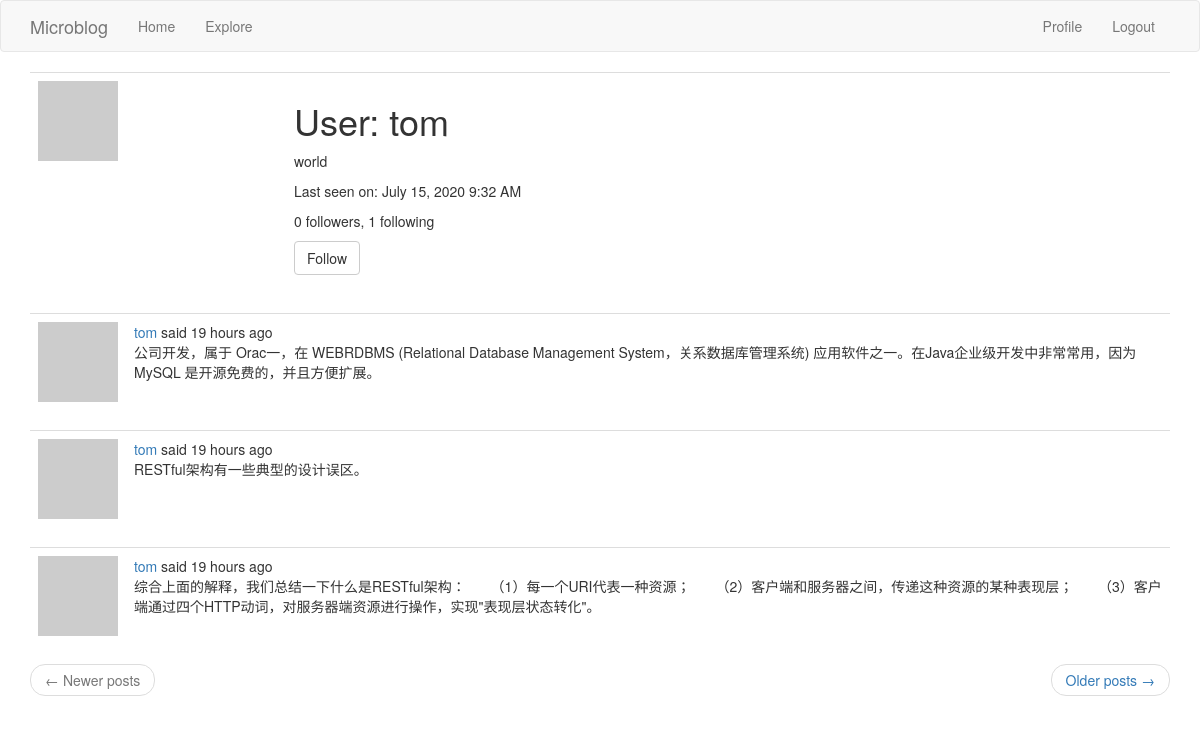
/user/tom (signed in), run on the app's committed database.
### app/models.py (models this page shows, shortened)
class User(db.Model, UserMixin):
    id = db.Column(db.Integer, primary_key=True)
    username = db.Column(db.String(64), index=True, unique=True)
    email = db.Column(db.String(120), index=True, unique=True)
    password_hash = db.Column(db.String(128))
    posts = db.relationship('Post', backref='author', lazy='dynamic')
    about_me = db.Column(db.String(140))
    last_seen = db.Column(db.DateTime, default=datetime.utcnow)
    followed = db.relationship(
        'User', secondary=followers,
        primaryjoin=(followers.c.follower_id == id),
        secondaryjoin=(followers.c.followed_id == id),
        backref=db.backref('followers', lazy='dynamic'), lazy='dynamic')
    def avatar(self, size):
        digest = md5(self.email.lower().encode('utf-8')).hexdigest()
        return 'https://www.gravatar.com/avatar/{}?d=identicon&s={}'.format(digest, size)
    def is_following(self, user):
        return self.followed.filter(followers.c.followed_id == user.id).count() > 0

class Post(db.Model):
    id = db.Column(db.Integer, primary_key=True)
    body = db.Column(db.String(140))
    timestamp = db.Column(db.DATETIME, index=True, default=datetime.utcnow)
    user_id = db.Column(db.Integer, db.ForeignKey('user.id'))
    language = db.Column(db.String(5))

### app/main/routes.py (the view)
@bp.route('/user/<username>')
@login_required
def user(username):
    user = User.query.filter_by(username=username).first_or_404()
    page = request.args.get('page', 1, type=int)
    posts = user.posts.order_by(Post.timestamp.desc()).paginate(
        page, current_app.config['POSTS_PER_PAGE'], False)
    next_url = url_for('main.user', username=user.username,
                       page=posts.next_num) if posts.has_next else None
    prev_url = url_for('main.user', username=user.username,
                       page=posts.prev_num) if posts.has_prev else None
    form = EmptyForm()
    return render_template('user.html', user=user, posts=posts.items,
                           next_url=next_url, prev_url=prev_url, form=form)

### app/main/forms.py
class EmptyForm(FlaskForm):
    submit = SubmitField('Submit')

### app/main/routes.py (called while the page is built)
@bp.before_app_request
def before_request():
    if current_user.is_authenticated:
        current_user.last_seen = datetime.utcnow()
        db.session.commit()
    g.locale = str(get_locale())

### app/models.py (called while the page is built)
@login.user_loader
def load_user(id):
    return User.query.get(int(id))

### app/templates/user.html (shortened to what this page needs)
{% extends "base.html" %}
{% block app_content %}
    <table class="table table-hover">
        <tr>
            <td width="256px"><img src="{{ user.avatar(256) }}"></td>
            <td>
                <h1>{{ _('User') }}: {{ user.username }}</h1>
                {% if user.about_me %}<p>{{ user.about_me }}</p>{% endif %}
                {% if user.last_seen %}
                <p>{{ _('Last seen on') }}: {{ moment(user.last_seen).format('LLL') }}</p>
                {% endif %}
                <p>{{ _('%(count)d followers', count=user.followers.count()) }}, {{ _('%(count)d following', count=user.followed.count()) }}</p>
                {% if user == current_user %}
                <p><a href="{{ url_for('main.edit_profile') }}">{{ _('Edit your profile') }}</a></p>
                {% elif not current_user.is_following(user) %}
                <p>
                    <form action="{{ url_for('main.follow', username=user.username) }}" method="post">
                        {{ form.submit(value=_('Follow'), class_='btn btn-default') }}
                    </form>
                </p>
                {% endif %}
            </td>
        </tr>
    </table>
    {% for post in posts %}
        {% include '_post.html' %}
    {% endfor %}
    <nav aria-label="...">
        <ul class="pager">
            <li class="previous{% if not prev_url %} disabled{% endif %}">
                <a href="{{ prev_url or '#' }}">
                    <span aria-hidden="true">&larr;</span> {{ _('Newer posts') }}
                </a>
            </li>
            <li class="next{% if not next_url %} disabled{% endif %}">
                <a href="{{ next_url or '#' }}">
                    {{ _('Older posts') }} <span aria-hidden="true">&rarr;</span>
                </a>
            </li>
        </ul>
    </nav>
{% endblock %}

### app/templates/_post.html (shortened to what this page needs)
<table class="table table-hover">
    <tr>
        <td width="70px">
            <a href="{{ url_for('main.user', username=post.author.username) }}">
                <img src="{{ post.author.avatar(70) }}"/>
            </a>
        </td>
        <td>
            {{ _('%(username)s said %(when)s',
                    username=user_link, when=moment(post.timestamp).fromNow()) }}
            <br>
            <span id="post{{ post.id }}">{{ post.body }}</span>
        </td>
    </tr>
</table>

### data on the page
User: username "tom", about_me "world", last_seen "July 15, 2020 9:32 AM"
Post: body "公司开发，属于 Orac一，在 WEBRDBMS (Relational Database Management System，关系数据库管理系统) 应用软件之一。在Java企业级开发中非常常用，因为 MySQL 是开源免费的，并且方便扩展。"
Post: body "RESTful架构有一些典型的设计误区。"
Post: body "综合上面的解释，我们总结一下什么是RESTful架构： （1）每一个URI代表一种资源； （2）客户端和服务器之间，传递这种资源的某种表现层； （3）客户端通过四个HTTP动词，对服务器端资源进行操作，实现\"表现层状态转化\"。"
